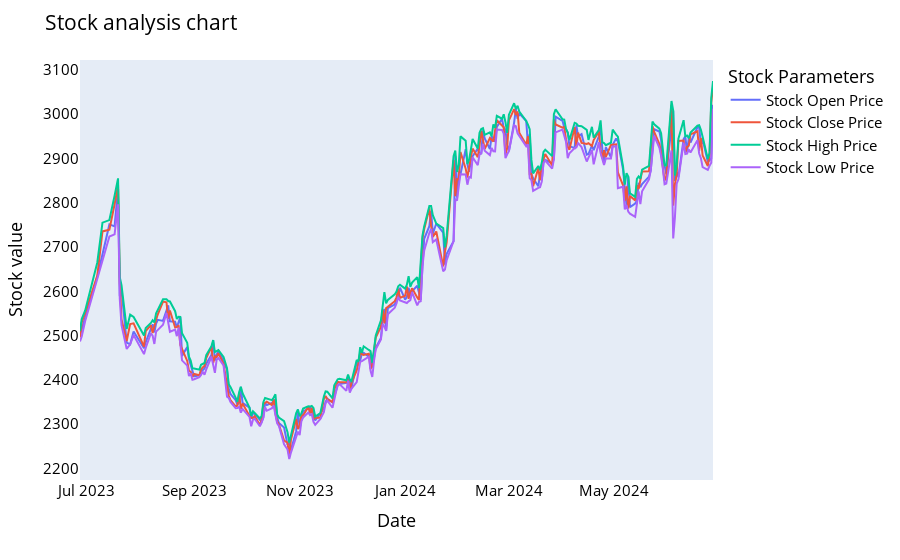

Notebook source saved alongside this figure:
### Markdown cell above
<a name="trend"></a>

### Trend comparision between stock price, open price, close price, high price, low price

### Code cell
names = cycle(['Stock Open Price','Stock Close Price','Stock High Price','Stock Low Price'])

fig = px.line(shashank, x=shashank.date, y=[shashank['open'], shashank['close'], 
                                          shashank['high'], shashank['low']],
             labels={'date': 'Date','value':'Stock value'})
fig.update_layout(title_text='Stock analysis chart', font_size=15, font_color='black',legend_title_text='Stock Parameters')
fig.for_each_trace(lambda t:  t.update(name = next(names)))
fig.update_xaxes(showgrid=False)
fig.update_yaxes(showgrid=False)

fig.show()

### Figure 1 — Plotly figure (JSON) as saved in the notebook; plotly's stock layout.template omitted (floating-point values rounded to 4 significant figures; data arrays with more than 128 entries replaced by an {"elided": "..."} marker saying what was removed)
{"data": [{"hovertemplate": "variable=open<br>Date=%{x}<br>Stock value=%{y}<extra></extra>", "legendgroup": "open", "line": {"color": "#636efa", "dash": "solid"}, "marker": {"symbol": "circle"}, "mode": "lines", "name": "Stock Open Price", "orientation": "v", "showlegend": true, "type": "scatter", "x": {"elided": "231 str values"}, "xaxis": "x", "y": {"elided": "231 float values"}, "yaxis": "y"}, {"hovertemplate": "variable=close<br>Date=%{x}<br>Stock value=%{y}<extra></extra>", "legendgroup": "close", "line": {"color": "#EF553B", "dash": "solid"}, "marker": {"symbol": "circle"}, "mode": "lines", "name": "Stock Close Price", "orientation": "v", "showlegend": true, "type": "scatter", "x": {"elided": "231 str values"}, "xaxis": "x", "y": {"elided": "231 float values"}, "yaxis": "y"}, {"hovertemplate": "variable=high<br>Date=%{x}<br>Stock value=%{y}<extra></extra>", "legendgroup": "high", "line": {"color": "#00cc96", "dash": "solid"}, "marker": {"symbol": "circle"}, "mode": "lines", "name": "Stock High Price", "orientation": "v", "showlegend": true, "type": "scatter", "x": {"elided": "231 str values"}, "xaxis": "x", "y": {"elided": "231 float values"}, "yaxis": "y"}, {"hovertemplate": "variable=low<br>Date=%{x}<br>Stock value=%{y}<extra></extra>", "legendgroup": "low", "line": {"color": "#ab63fa", "dash": "solid"}, "marker": {"symbol": "circle"}, "mode": "lines", "name": "Stock Low Price", "orientation": "v", "showlegend": true, "type": "scatter", "x": {"elided": "231 str values"}, "xaxis": "x", "y": {"elided": "231 float values"}, "yaxis": "y"}], "layout": {"autosize": true, "font": {"color": "black", "size": 15}, "legend": {"title": {"text": "Stock Parameters"}, "tracegroupgap": 0}, "margin": {"t": 60}, "title": {"text": "Stock analysis chart"}, "xaxis": {"anchor": "y", "autorange": true, "domain": [0, 1], "range": ["2023-06-27", "2024-06-27"], "showgrid": false, "title": {"text": "Date"}, "type": "date"}, "yaxis": {"anchor": "x", "autorange": true, "domain": [0, 1], "range": [2174.0, 3122.0], "showgrid": false, "title": {"text": "Stock value"}, "type": "linear"}}}
